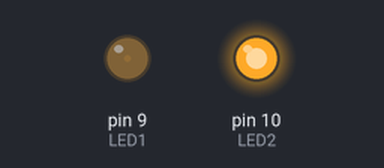
This sketch was run on a simulated Arduino Uno, built with avr-gcc and run on an emulated ATmega328P. On the bench: output pins drawn as LEDs (lit = HIGH).

Above: at 0.05 s.
At 3.45 s:
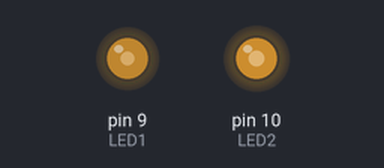
At 6.95 s:
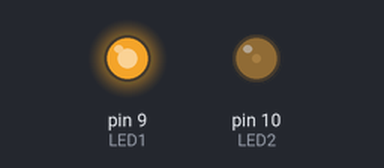
At 13.85 s:
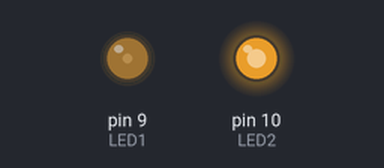
Timing chart, 0 to 20.0 s (numbered marks = the images above):
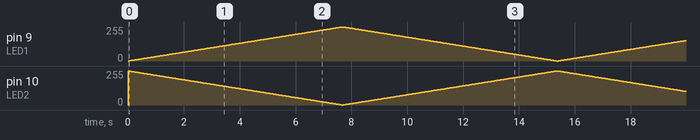

The sketch:

0402_code1.ino
```cpp
const int LED1 = 9; // 첫 번째 LED 핀 번호
const int LED2 = 10; // 두 번째 LED 핀 번호

void setup() {
  pinMode(LED1, OUTPUT);
  pinMode(LED2, OUTPUT);
}

void loop() {
  // 밝기가 동시에 변화하도록 for 루프 수정
  for (int i = 0; i <= 255; i++) {
    analogWrite(LED1, i); // LED1 밝기 증가
    analogWrite(LED2, 255 - i); // LED2 밝기 감소
    delay(30);
  }
  for (int i = 255; i >= 0; i--) {
    analogWrite(LED1, i); // LED1 밝기 감소
    analogWrite(LED2, 255 - i); // LED2 밝기 증가
    delay(30);
  }
}
```
